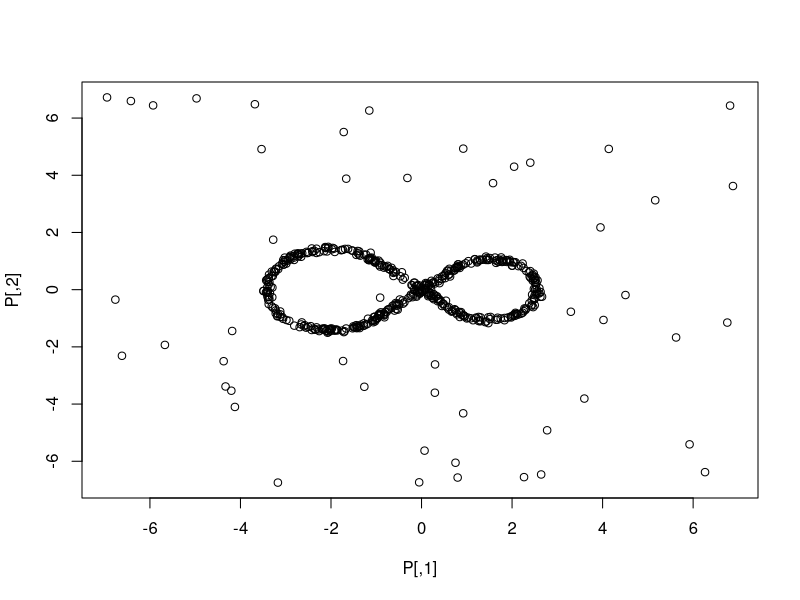
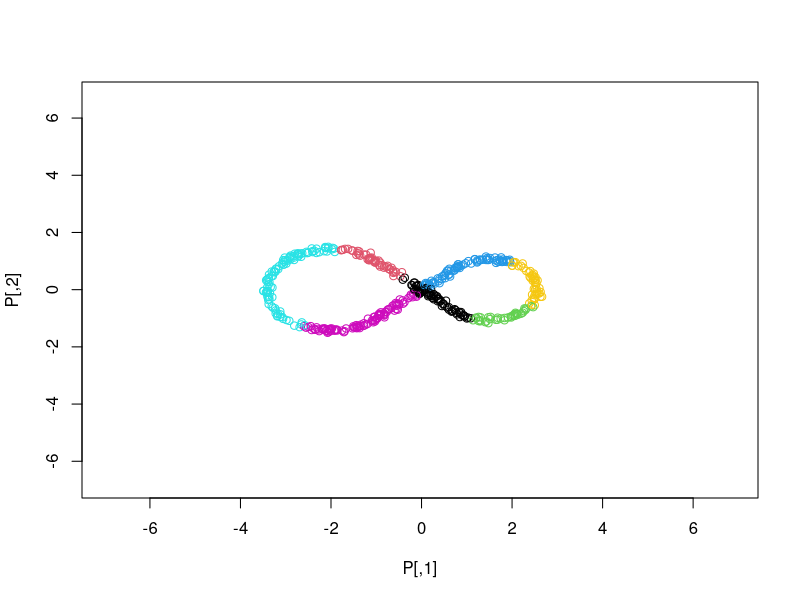

Reproduce these figures in R, in order. (Note: this script raises an error after producing the figures.)
# -*- coding: utf-8 -*-
# Fonction auxiliaires :

# Génération des données sur le symbole infini avec bruit

set.seed(0)
simule_noise<- function(N,dim,m,M){
  return(matrix((-m+M)*runif(dim*N)+m,N,dim))
}

generate_infinity_symbol <- function(N,sigma,dim){
  long = (3/2*pi+2)*(sqrt(2)+sqrt(9/8))
  seuil = c(0,0,0,0,0)
  seuil[1] = 3/2*pi*sqrt(2)/long
  seuil[2] = seuil[1] + 3/2*pi*sqrt(9/8)/long
  seuil[3] = seuil[2] + sqrt(2)/long
  seuil[4] = seuil[3] + sqrt(2)/long
  seuil[5] = seuil[4] + sqrt(9/8)/long
  P = matrix(sigma*rnorm(N*dim),N,dim)
  vectU = runif(N)
  vectV = runif(N)
  for(i in 1:N){
    P[i,1] = P[i,1] -2
    U = vectU[i]
    V = vectV[i]
    if(U<=seuil[1]){
      theta = 6*pi/4*V+pi/4
      P[i,1] = P[i,1] + sqrt(2)*cos(theta)
      P[i,2] = P[i,2] + sqrt(2)*sin(theta)
    }
    else{
      if(U<=seuil[2]){
        theta = 6*pi/4*V - 3*pi/4
        P[i,1] = P[i,1] + sqrt(9/8)*cos(theta) + 14/4
        P[i,2] = P[i,2] + sqrt(9/8)*sin(theta)
      }
      else{
        if(U<=seuil[3]){
          P[i,1] = P[i,1] + 1+V
          P[i,2] = P[i,2] + 1-V
        }
        else{
          if(U<=seuil[4]){
            P[i,1] = P[i,1] + 1+V
            P[i,2] = P[i,2] + -1+V
          }
          else{
            if(U<=seuil[5]){
              P[i,1] = P[i,1] + 2 + 3/4*V
              P[i,2] = P[i,2] + - V * 3/4
            }
            else{
              P[i,1] = P[i,1] + 2 + 3/4*V
              P[i,2] = P[i,2] + V * 3/4
            }
          }
        }
      }
    }
  }
  return(P)
}

generate_infinity_symbol_noise <- function(N,Nnoise,sigma,dim){
  P1 = generate_infinity_symbol(N,sigma,dim)
  P2 = simule_noise(Nnoise,dim,-7,7)
  return(list(points=rbind(P1,P2),color=rbind(rep(1,nrow(P1)),rep(0,nrow(P2)))))
}

# Fonction auxiliaire qui, étant donnés k centres, calcule les "nouvelles distances tordues" de tous les points de P, à tous les centres
# on colorie de la couleur du centre le plus proche.
# La "distance" à un centre est le carré de la norme de Mahalanobis à la moyenne locale "mean" autour du centre + un poids qui dépend d'une variance locale autour du centre auquel on ajoute le log(det(Sigma))

# On utilise souvent la fonction mahalanobis.
# mahalanobis(P,c,Sigma) calcule le carré de la norme de Mahalanobis $(p-c)^T\Sigma^{-1}(p-c)$, pour tout point p, ligne de P.
# C'est bien le carré ; par ailleurs la fonction inverse la matrice Sigma ; on peut décider de lui passer l'inverse de la matrice Sigma, en ajoutant "inverted = TRUE".


colorize <- function(P,k,sig,centers,Sigma){
  N = nrow(P)
  d = ncol(P)
  c = nrow(centers)
  color = rep(0,N)
  means = matrix(0,nrow = c,ncol = d)
  weights = rep(0,c)
  # Step 1 : Update means ans weights
  for(i in 1:c){
    nn = sort(mahalanobis(P,centers[i,],Sigma[[i]]),index.return=TRUE)
    nn$x = nn$x[1:k]
    nn$ix = nn$ix[1:k]
    means[i,] = colMeans(matrix(P[nn$ix,],k,d))
    weights[i] = mean(mahalanobis(P[nn$ix,],means[i,],Sigma[[i]])) + log(det(Sigma[[i]]))
  }
  # Step 2 : Update color
  distance_min = rep(0,N)
  for(j in 1:N){
    cost = Inf
    best_ind = 1
    for(i in 1:nrow(centers)){
      newcost = mahalanobis(P[j,],means[i,],Sigma[[i]])+weights[i]
      if(newcost<=cost){
        cost = newcost
        best_ind = i
      }
    }
    color[j] = best_ind
    distance_min[j] = cost
  }
  # Step 3 : Trimming and Update cost
  distance_sort = sort(distance_min,decreasing = TRUE,index.return=TRUE)
  if(sig<N){
    color[distance_sort$ix[1:(N-sig)]]=0
  }
  return(list(color = color, means = means, weights = weights))
}


# Algorithme principal -


kplm <- function(P,k,c,sig,iter_max = 10,nstart = 1,f_Sigma){
  # Initialisation
  N = nrow(P)
  d = ncol(P)
  if(k>N || k<=1){return("The number of nearest neighbours, k, should be in {2,...,N}.")}
  if(c>N || c<=0){return("The number of clusters, c, should be in {1,2,...,N}.")}
  opt = list(    cost = Inf,
                 centers = matrix(data=0,nrow=c,ncol=d),
                 Sigma = rep(list(diag(1,d)),c),
                 color = rep(0,N),
                 kept_centers = rep(TRUE,c)
  )

  # BEGIN FOR
  for(n_times in 1:nstart){
    old = list(  centers = matrix(data=Inf,nrow=c,ncol=d),
                 Sigma = rep(list(diag(1,d)),c)
    )
    first_centers_ind = sample(1:N,c,replace = FALSE)
    new = list(  cost = Inf,
                 centers = matrix(P[first_centers_ind,],c,d),
                 Sigma = rep(list(diag(1,d)),c),
                 color = rep(0,N),
                 kept_centers = rep(TRUE,c),
                 means = matrix(data=0,nrow=c,ncol=d), # moyennes des \tilde P_{\theta_i,h}
                 weights = rep(0,c)
    )
    Nstep = 0
    continu_Sigma = TRUE


    # BEGIN WHILE
    while((continu_Sigma||(!(all.equal(old$centers,new$centers)==TRUE)))&&(Nstep<=iter_max)){
      Nstep = Nstep + 1
      old$centers = new$centers
      old$Sigma = new$Sigma

      # Step 1 : Update means ans weights

      for(i in 1:c){
        nn = sort(mahalanobis(P,old$centers[i,],old$Sigma[[i]]),index.return=TRUE)
        nn$x = nn$x[1:k]
        nn$ix = nn$ix[1:k]
        new$means[i,] = colMeans(matrix(P[nn$ix,],k,d))
        new$weights[i] = mean(mahalanobis(P[nn$ix,],new$means[i,],old$Sigma[[i]])) + log(det(old$Sigma[[i]]))
      }

      # Step 2 : Update color

      distance_min = rep(0,N)
      for(j in 1:N){
        cost = Inf
        best_ind = 1
        for(i in 1:c){
          if(new$kept_centers[i]){
            newcost = mahalanobis(P[j,],new$means[i,],old$Sigma[[i]])+new$weights[i]
            if(newcost<=cost){
              cost = newcost
              best_ind = i
            }
          }
        }
        new$color[j] = best_ind
        distance_min[j] = cost
      }

      # Step 3 : Trimming and Update cost

      distance_sort = sort(distance_min,decreasing = TRUE,index.return=TRUE)
      if(sig<N){
        new$color[distance_sort$ix[1:(N-sig)]]=0
      }
      ds = distance_sort$x[(N-sig+1):N]
      new$cost = mean(ds)

      # Step 4 : Update centers

      for(i in 1:c){
        nb_points_cloud = sum(new$color==i)
        if(nb_points_cloud>1){
          new$centers[i,] = colMeans(matrix(P[new$color==i,],nb_points_cloud,d))
          nn = sort(mahalanobis(P,new$centers[i,],old$Sigma[[i]]),index.return=TRUE)
          nn$x = nn$x[1:k]
          nn$ix = nn$ix[1:k]
          new$means[i,] = colMeans(matrix(P[nn$ix,],k,d))
          new$Sigma[[i]]= ((new$means[i,]-new$centers[i,]) %*% t(new$means[i,]-new$centers[i,])) + ((k-1)/k)*cov(P[nn$ix,]) + ((nb_points_cloud-1)/nb_points_cloud)*cov(P[new$color==i,])
          new$Sigma[[i]] = f_Sigma(new$Sigma[[i]])
        }# Probleme si k=1 a cause de la covariance egale a NA car division par 0...
        else{
          if(nb_points_cloud==1){
            new$centers[i,] = matrix(P[new$color==i,],1,d)
            nn = sort(mahalanobis(P,new$centers[i,],old$Sigma[[i]]),index.return=TRUE)
            nn$x = nn$x[1:k]
            nn$ix = nn$ix[1:k]
            new$means[i,] = colMeans(matrix(P[nn$ix,],k,d))
            new$Sigma[[i]] = ((new$means[i,]-new$centers[i,]) %*% t(new$means[i,]-new$centers[i,])) + ((k-1)/k)*cov(P[nn$ix,]) #+0 (car un seul element dans C)
            new$Sigma[[i]] = f_Sigma(new$Sigma[[i]])
          }
          else{new$kept_centers[i]=FALSE}
        }
      }

      # Step 5 : Condition for loop

      stop_Sigma = TRUE # reste true tant que old_sigma et sigma sont egaux
      for (i in 1:c){
        if(new$kept_centers[i]){
          stop_Sigma = stop_Sigma*(all.equal(new$Sigma[[i]],old$Sigma[[i]])==TRUE)
        }
      }
      continu_Sigma = ! stop_Sigma # Faux si tous les sigma sont egaux aux oldsigma

    }
    # END WHILE

    if(new$cost<opt$cost){
      opt$cost = new$cost
      opt$centers = new$centers
      opt$Sigma = new$Sigma
      opt$color = new$color
      opt$kept_centers = new$kept_centers
    }
  }
  # END FOR

  # Return centers and colors for non-empty clusters
  nb_kept_centers = sum(opt$kept_centers)
  centers = matrix(data = 0, nrow = nb_kept_centers, ncol = d)
  Sigma = list()
  color_old = rep(0,N)
  color = rep(0,N)
  index_center = 1
  for(i in 1:c){
    if (sum(opt$color==i)!=0){
      centers[index_center,] = opt$centers[i,]
      Sigma[[index_center]] = opt$Sigma[[i]]
      color_old[opt$color==i] = index_center
      index_center = index_center + 1
    }
  }
  recolor = colorize(P,k,sig,centers,Sigma)

  return(list(centers =  centers,means = recolor$means,weights = recolor$weights,color_old = color_old,color= recolor$color,Sigma = Sigma, cost = opt$cost))
}

# Fonction main :

sample = generate_infinity_symbol_noise(N = 500, Nnoise = 50, sigma = 0.05, dim = 3)
# Soit au total N+Nnoise points

P = sample$points
plot(P)

k = 20 # Nombre de plus proches voisins
c = 10 # Nombre de centres ou d'ellipsoides
sig = 500 # Nombre de points que l'on considère comme du signal (les autres auront une étiquette 0 et seront considérés comme des données aberrantes)


# MAIN 1 : Simple version -- Aucune contrainte sur les matrices de covariance.

f_Sigma <- function(Sigma){return(Sigma)}
LL = kplm(P,k,c,sig,iter_max = 10,nstart = 1,f_Sigma)
plot(P,col = LL$color)


# MAIN 2 : Constraint det = 1 -- les matrices sont contraintes à avoir leur déterminant égal à 1.

f_Sigma_det1 <- function(Sigma){return(Sigma/(det(Sigma))^(1/ncol(P)))}
LL2 = LL_minimizer_multidim_trimmed_lem(P,k,c,sig,iter_max = 10,nstart = 1,f_Sigma_det1)
plot(P,col = LL2$color)


# MAIN 3 : Constraint dim d -- Les matrices sont contraintes à avoir d-d_prim valeurs propres égales (les plus petites)
# Ces d-dprim sont contraintes à être entre s2min et s2max, alors que les d_prim plus grandes valeurs propres sont contraintes à être supérieures à lambdamin.

aux_dim_d <- function(Sigma, s2min, s2max, lambdamin, d_prim){
  eig = eigen(Sigma)
  vect_propres = eig$vectors
  val_propres = eig$values
  new_val_propres = eig$values
  d = length(val_propres)
  for(i in 1:d_prim){
    new_val_propres[i] = (val_propres[i]-lambdamin)*(val_propres[i]>=lambdamin) + lambdamin
  }
  if (d_prim<d){
    S = mean(val_propres[(d_prim+1):d])
    s2 = (S - s2min - s2max)*(s2min<S)*(S<s2max) + (-s2max)*(S<=s2min) + (-s2min)*(S>=s2max) + s2min + s2max
    new_val_propres[(d_prim+1):d] = s2
  }
  return(vect_propres %*% diag(new_val_propres) %*% t(vect_propres))
}

d_prim = 1
lambdamin = 0.1
s2min = 0.01
s2max = 0.02

f_Sigma_dim_d <- function(Sigma){
  return(aux_dim_d(Sigma, s2min, s2max, lambdamin, d_prim))
}

LL3 = LL_minimizer_multidim_trimmed_lem(P,k,c,sig,iter_max = 10, nstart = 1, f_Sigma_dim_d)
plot(P,col = LL3$color)

